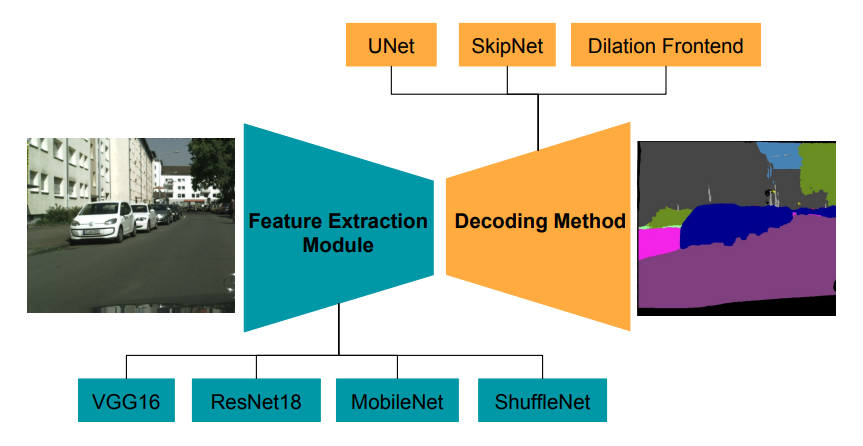
#> input picture fig.png, 863 x 446 px, given in place of aachen_000000_000019_leftImg8bit.png, which was not available
$ python preprocess_npy.py   (older library calls are emulated)
#> lines starting #> are read from the running program, lines starting #| are printed output that depends on the picture; pictures that were not available may be replaced by others from this repository, and a replacement may not be noted
#> (reads data/cityscapes_tfdata/train.txt from the repository)
import numpy as np
import h5py
import argparse
import os
from tqdm import tqdm
import scipy.misc as misc
import pdb
from random import shuffle
import h5py

#SIZE= (384, 1248)
#SIZE= (384, 1248)
SIZE= (512, 1024)

# [31 lines left out: function write_image_flow_annotation_pairs, not called in this run]

def write_image_annotation_pairs(filename_pairs, path, split):
#> called with path = 'vivid_darpa/', split = 'train.txt'
    counter = 0
    imgs= []
    labels= []
    for img_path, annotation_path in tqdm(filename_pairs):
        img = misc.imread(img_path)
#> img is the input picture: shape (446, 863, 3); mean R, G, B 190.1, 197.2, 189.7
        img = misc.imresize(img, SIZE)
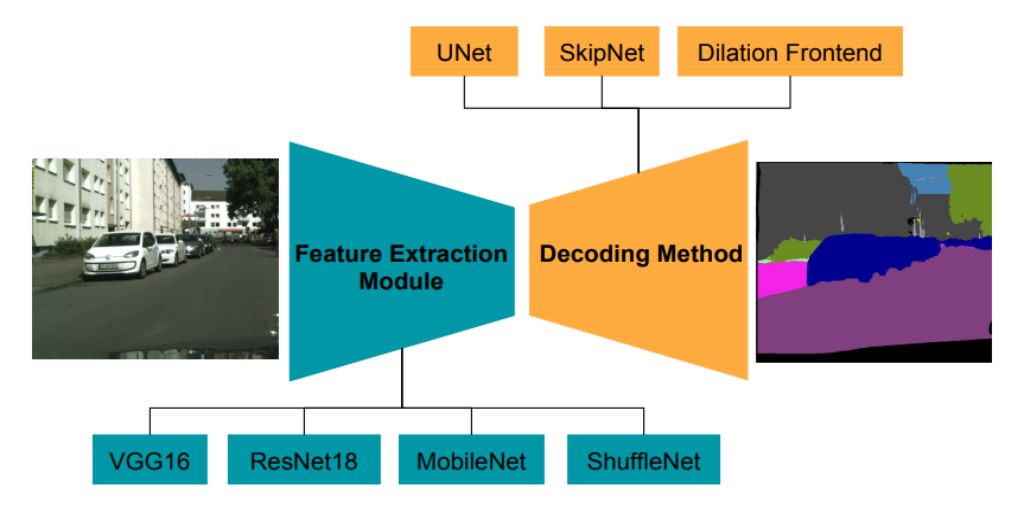
#> img: shape (512, 1024, 3); mean R, G, B 190, 197.2, 189.7
        imgs.append(img)
        annotation = misc.imread(annotation_path)
        annotation[annotation<=128]=0
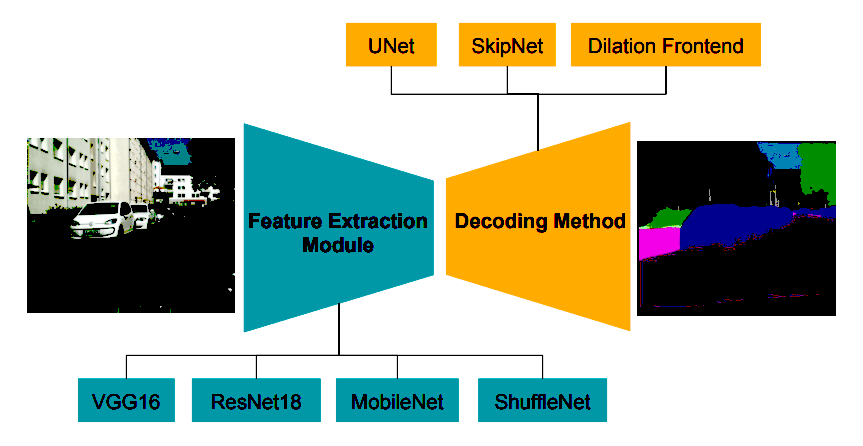
#> annotation: shape (446, 863, 3); mean R, G, B 178.2, 187.6, 172.1
        annotation[annotation>128]=1
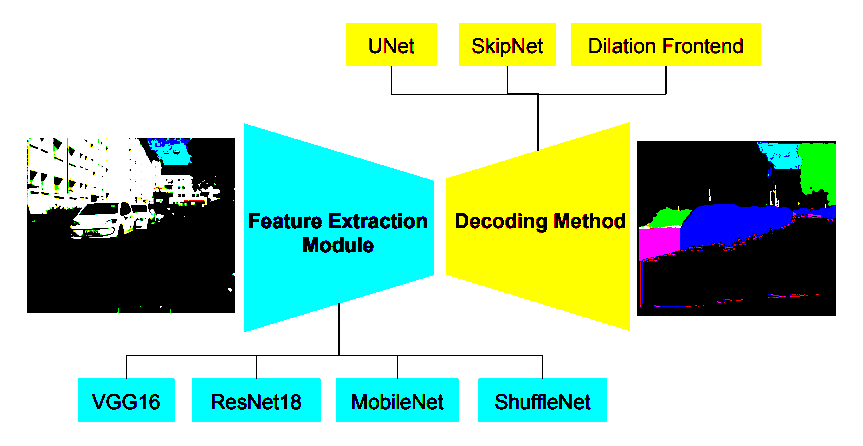
#> annotation: shape (446, 863, 3); mean R, G, B 0.706, 0.83, 0.73; drawn with 1 as white
        annotation = misc.imresize(annotation, SIZE, 'nearest')
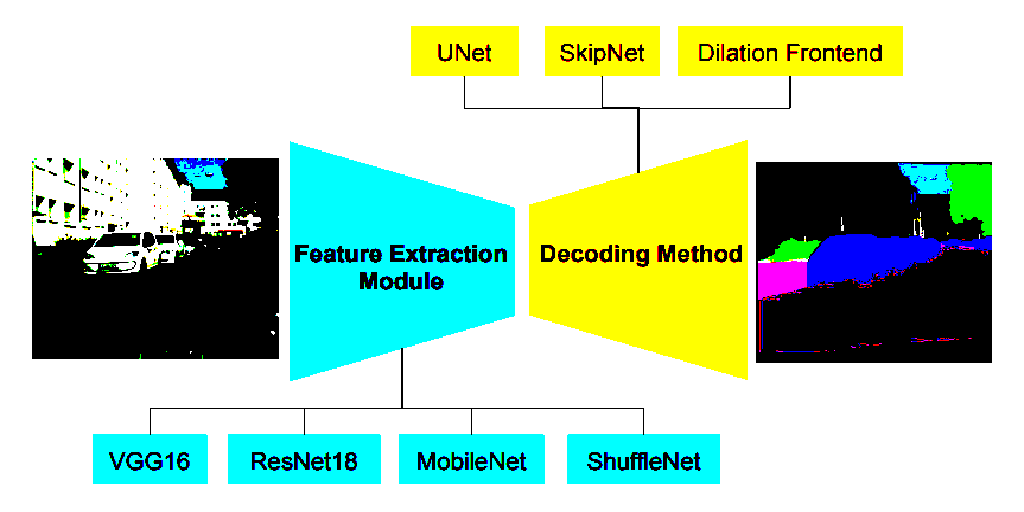
#> annotation: shape (512, 1024, 3); mean R, G, B 0.708, 0.83, 0.729; drawn with 1 as white
        labels.append(annotation)

    np.save(path+'/X_'+split+'.npy', imgs)
    np.save(path+'/Y_'+split+'.npy', labels)
    if split=='train':
        mean= np.mean(np.asarray(imgs), axis=0)
        np.save(path+'/mean.npy', mean)

        weights= get_weights(2, labels)
        np.save(path+'/weights.npy', weights)

# [15 lines left out: function get_weights, not called in this run]

def main(args):
    parse_paths(args)

def parse_paths(args_):
    filename_pairs = []

    path_file = open(args.pathfile, 'r')
    for line in path_file:
        tkns= line.strip().split(' ')
        filename_pairs.append((args_.root+tkns[0], args_.root+tkns[1]))

    #shuffle(filename_pairs)

    write_image_annotation_pairs(filename_pairs, args_.out, args_.pathfile.split('_')[0])

if __name__ == '__main__':
    parser = argparse.ArgumentParser()
    parser.add_argument("--root", default='/Data/VIVID_DARPA/',
                        help='path to the dataset root')
    parser.add_argument("--pathfile", default='train.txt',
                        help='path to the dataset root')
    parser.add_argument("--out", default='vivid_darpa/',
                        help='name of output tfrecords file')
    args = parser.parse_args()
#> (the run stopped early here; a loop or call above may not have finished)
